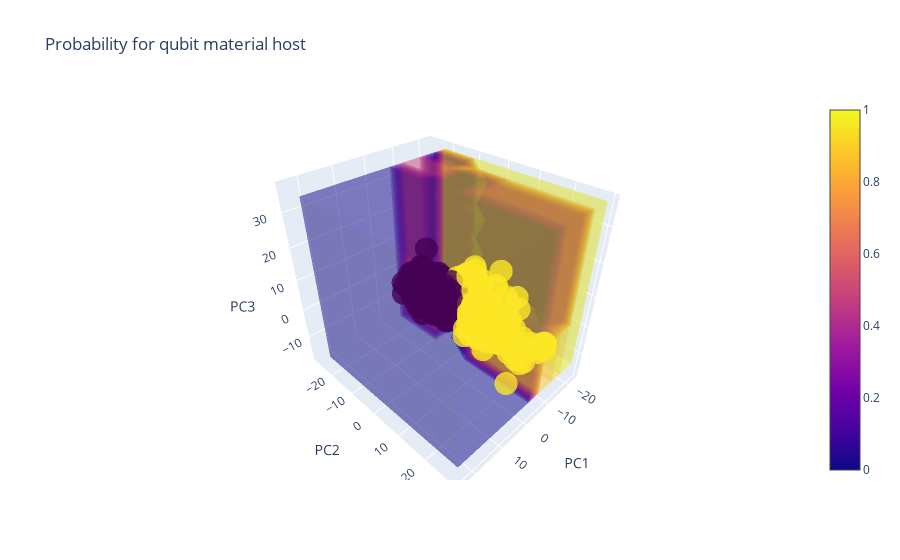

Here is the notebook cell this chart was saved with:
### Code cell
visualize.plot_2D3Dcontours(trainingSet, trainingSet[["candidate"]].values.reshape(-1,), Summary, abbreviations, InsertApproach, 176)

### Figure 1 — Plotly figure (JSON) as saved in the notebook; plotly's stock layout.template omitted (floating-point values rounded to 4 significant figures; data arrays with more than 128 entries replaced by an {"elided": "..."} marker saying what was removed)
{"data": [{"isomax": 1, "isomin": 0, "opacity": 0.3, "surface": {"count": 20}, "type": "volume", "value": {"elided": "1000 float values"}, "x": {"elided": "1000 float values"}, "y": {"elided": "1000 float values"}, "z": {"elided": "1000 float values"}}, {"hovertext": {"elided": "712 mixed values"}, "marker": {"color": {"elided": "712 int values"}, "colorscale": [[0, "#440154"], [0.1111, "#482878"], [0.2222, "#3e4989"], [0.3333, "#31688e"], [0.4444, "#26828e"], [0.5556, "#1f9e89"], [0.6667, "#35b779"], [0.7778, "#6ece58"], [0.8889, "#b5de2b"], [1, "#fde725"]], "opacity": 0.8}, "mode": "markers", "showlegend": false, "type": "scatter3d", "x": {"elided": "712 float values"}, "y": {"elided": "712 float values"}, "z": {"elided": "712 float values"}}], "layout": {"scene": {"xaxis": {"title": {"text": "PC1"}}, "yaxis": {"title": {"text": "PC2"}}, "zaxis": {"title": {"text": "PC3"}}}, "showlegend": true, "title": {"text": "Probability for qubit material host"}}}
